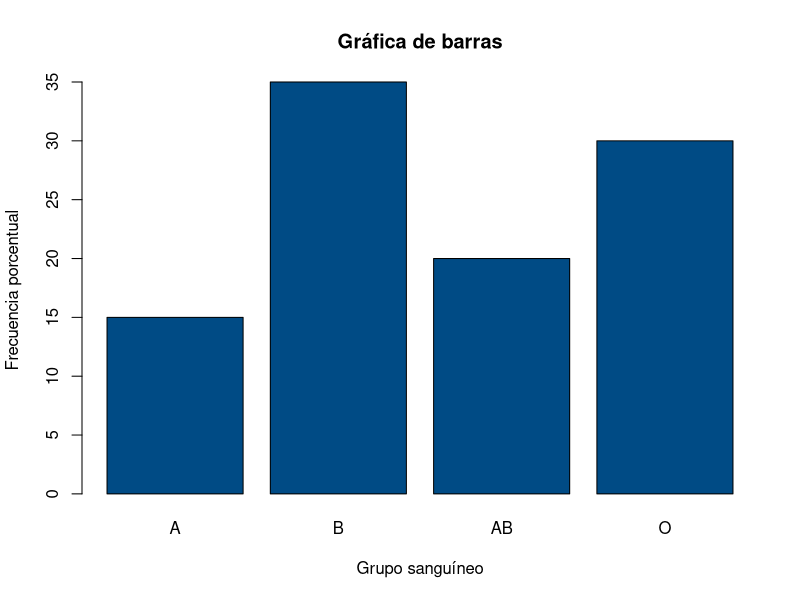
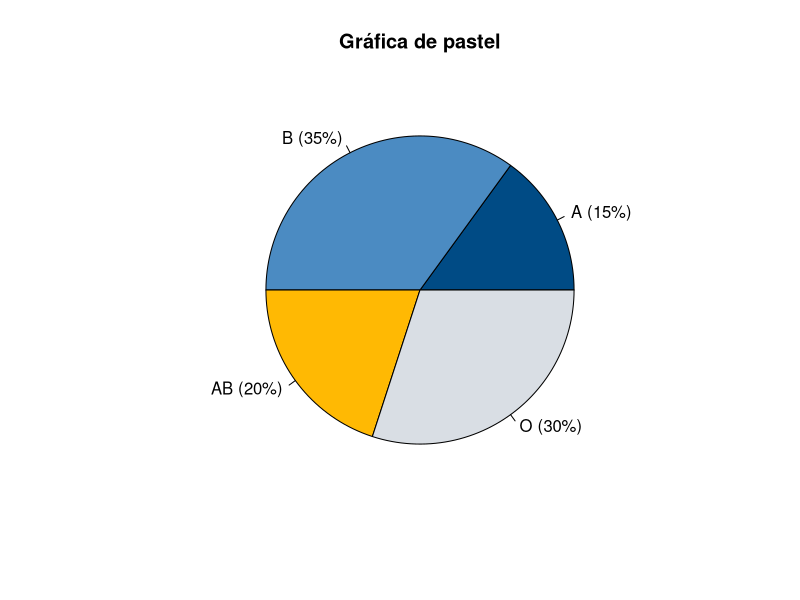
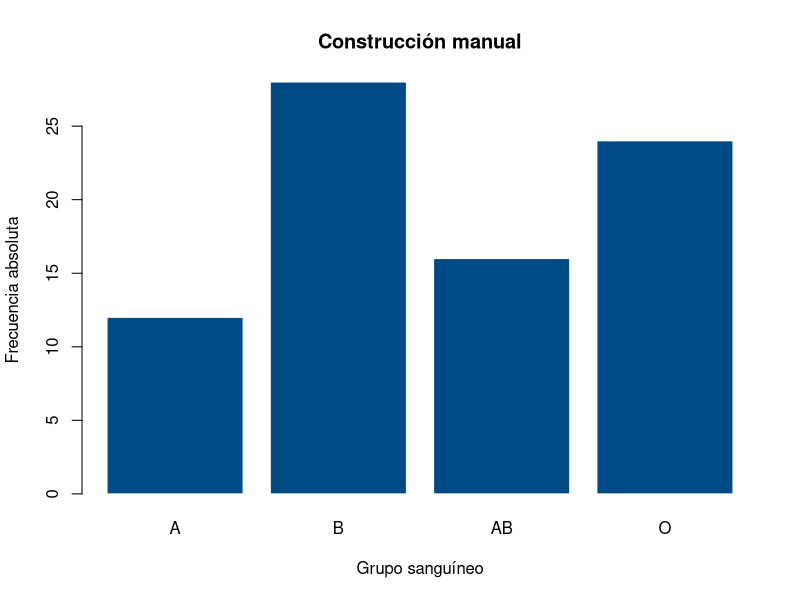
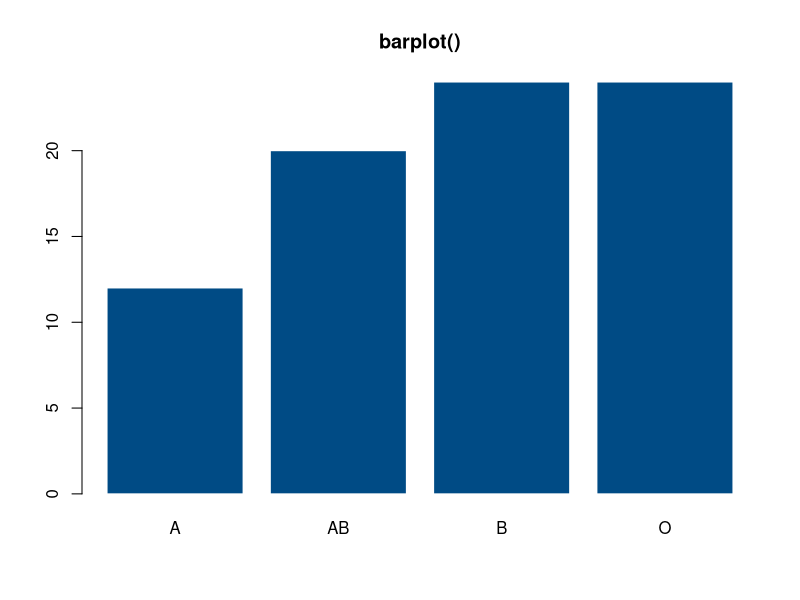
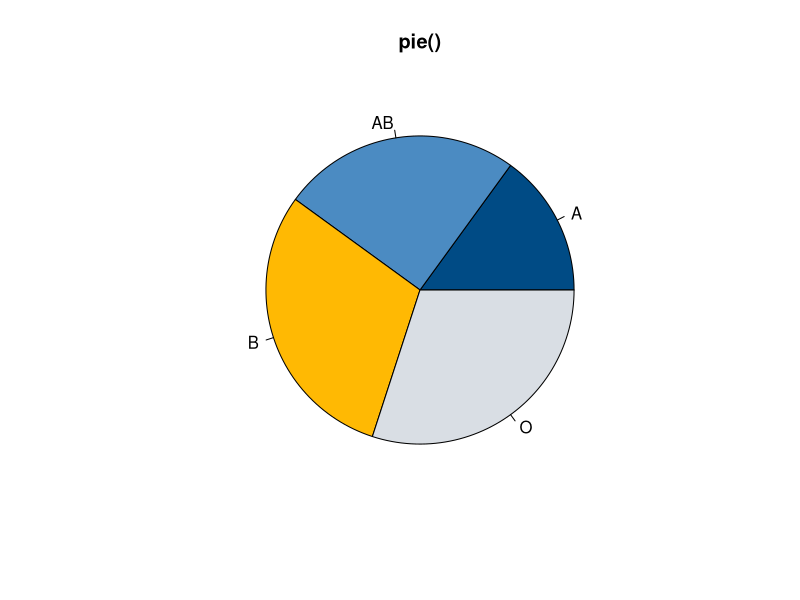

R code for these plots, in order: (Note: this script raises an error after producing the figures.)
## ---- chunk 1
#| label: fig-barras-pastel
#| fig-cap: "Grupo sanguíneo de 80 personas — barras vs. pastel (datos: Rincón, 2017)"
#| layout-ncol: 2
f <- c(15, 35, 20, 30)
gs <- c("A", "B", "AB", "O")

barplot(f, names.arg = gs, col = "#004B85",
        xlab = "Grupo sanguíneo", ylab = "Frecuencia porcentual",
        main = "Gráfica de barras")

pie(f, labels = paste0(gs, " (", f, "%)"),
    col = c("#004B85", "#4B8BC2", "#FFB903", "#D9DEE4"),
    main = "Gráfica de pastel")
## ---- chunk 2
#| label: tbl-frecuencia-acumulada
#| tbl-cap: "Tabla de frecuencias completa para una variable ordinal"
nivel <- c("Bajo", "Medio", "Alto")
f_abs <- c(15, 21, 10)

tabla <- data.frame(
  Nivel = nivel,
  Frec_absoluta = f_abs,
  Frec_acumulada = cumsum(f_abs),
  Frec_relativa = round(f_abs / sum(f_abs), 3),
  Frec_rel_acumulada = round(cumsum(f_abs) / sum(f_abs), 3)
)
knitr::kable(tabla)
## ---- chunk 3
# Datos: grupos sanguíneos (frecuencias observadas de 80 personas)
categorias <- c("A", "B", "AB", "O")
f_abs <- c(12, 28, 16, 24)
n <- sum(f_abs)

tabla_manual <- data.frame(
  Categoria       = categorias,
  Frec_absoluta   = f_abs,
  Frec_relativa   = f_abs / n,
  Frec_porcentual = 100 * f_abs / n
)
tabla_manual
## ---- chunk 4
barplot(f_abs, names.arg = categorias, col = "#004B85", border = "white",
        xlab = "Grupo sanguíneo", ylab = "Frecuencia absoluta",
        main = "Construcción manual")
## ---- chunk 5
set.seed(1)
# Simulamos los 80 registros individuales a partir de las proporciones
sangre <- sample(c("A","B","AB","O"), 80, replace = TRUE,
                 prob = c(0.15, 0.35, 0.20, 0.30))

tabla_base <- table(sangre)
tabla_base
prop.table(tabla_base)          # frecuencia relativa
prop.table(tabla_base) * 100    # frecuencia porcentual
## ---- chunk 6
#| layout-ncol: 2
barplot(tabla_base, col = "#004B85", border = "white", main = "barplot()")
pie(tabla_base, col = c("#004B85","#4B8BC2","#FFB903","#D9DEE4"), main = "pie()")
## ---- chunk 7
#| message: false
library(tidyverse)

tabla_tidy <- datos_sangre |>
  count(grupo, name = "Frec_absoluta") |>
  mutate(
    Frec_relativa   = Frec_absoluta / sum(Frec_absoluta),
    Frec_porcentual = round(100 * Frec_relativa, 1)
  )
tabla_tidy
## ---- chunk 8
#| message: false
library(ggplot2)
datos_sangre <- data.frame(grupo = sangre)

ggplot(datos_sangre, aes(x = grupo, fill = grupo)) +
  geom_bar() +
  scale_fill_manual(values = c("#004B85","#4B8BC2","#FFB903","#D9DEE4")) +
  labs(x = "Grupo sanguíneo", y = "Frecuencia", title = "geom_bar()") +
  theme_minimal() +
  theme(legend.position = "none")
## ---- chunk 9
ggplot(datos_sangre, aes(x = "", fill = grupo)) +
  geom_bar(width = 1) +
  coord_polar("y") +
  scale_fill_manual(values = c("#004B85","#4B8BC2","#FFB903","#D9DEE4")) +
  labs(x = NULL, y = NULL, title = "geom_bar() + coord_polar()") +
  theme_void()
## ---- chunk 10
library(ggplot2)
table(mpg$drv)
## ---- chunk 11
prop.table(table(mpg$drv)) * 100
## ---- chunk 12
barplot(table(mpg$drv), col = "#004B85", border = "white",
        main = "Tipo de tracción", xlab = "drv", ylab = "Frecuencia")
## ---- chunk 13
pacientes <- c(1,1,2,0,0,5,1,2,3,4,1,1,2,2,3,4,4,3,2,0,
               0,1,2,2,3,4,4,5,0,1)

f_abs <- table(pacientes)
tabla_pacientes <- data.frame(
  Pacientes         = as.numeric(names(f_abs)),
  Frec_absoluta     = as.vector(f_abs),
  Frec_acumulada    = cumsum(as.vector(f_abs)),
  Frec_relativa     = round(as.vector(f_abs) / length(pacientes), 2),
  Frec_rel_acumulada = round(cumsum(as.vector(f_abs)) / length(pacientes), 2)
)
tabla_pacientes
